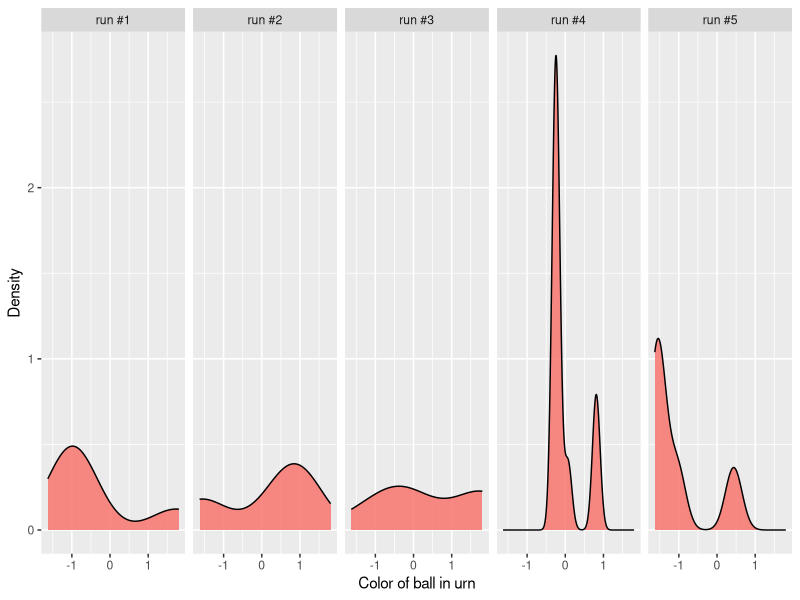
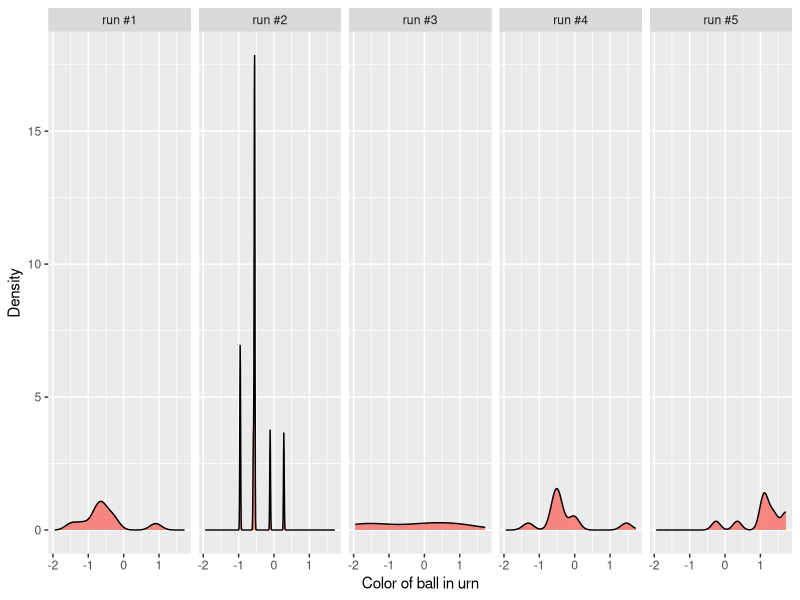
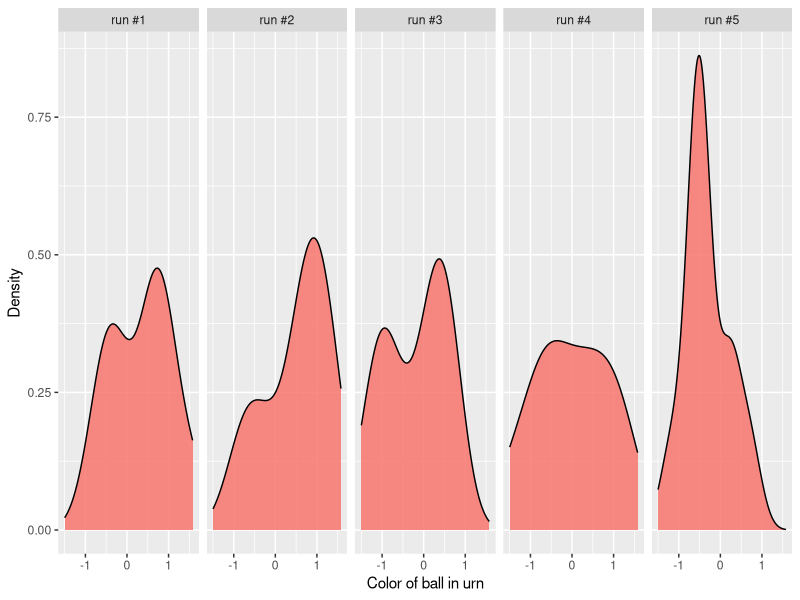

Source code (R) for these figures, in order:
library(ggplot2)
polya_urn_model = function(base_color_distribution, num_balls, alpha) {
  balls = c()
  
  for (i in 1:num_balls) {
    if (runif(1) < alpha / (alpha + length(balls))) {
      new_color = base_color_distribution()
      balls = c(balls, new_color)
    } else {
      ball = balls[sample(1:length(balls), 1)]
      balls = c(balls, ball)
    }
  }
  
  balls
}

polya_urn_model_plots = function(num_balls, alpha) {

  x1 = polya_urn_model(function() rnorm(1), num_balls, alpha)
  x2 = polya_urn_model(function() rnorm(1), num_balls, alpha)
  x3 = polya_urn_model(function() rnorm(1), num_balls, alpha)
  x4 = polya_urn_model(function() rnorm(1), num_balls, alpha)
  x5 = polya_urn_model(function() rnorm(1), num_balls, alpha)
  
  d1 = data.frame(x = x1, type = "run #1")
  d2 = data.frame(x = x2, type = "run #2")
  d3 = data.frame(x = x3, type = "run #3")
  d4 = data.frame(x = x4, type = "run #4")
  d5 = data.frame(x = x5, type = "run #5")
  d = rbind(d1, d2, d3, d4, d5)
  par(mfrow=c(3,1))
  pl <- qplot(x = x, data = d, geom = "density", fill = 'green', alpha = I(0.85), xlab = "Color of ball in urn", ylab = "Density") +
     facet_grid( . ~ type )
  pl + theme(legend.position="none")
}

png("plots/polya-urn-1.png", width =600, height =200)
polya_urn_model_plots(10, 1)
dev.off()

png("plots/polya-urn-5.png", width =600, height =200)
polya_urn_model_plots(10, 5)
dev.off()

png("plots/polya-urn-50.png", width =600, height =200)
polya_urn_model_plots(10, 50)
dev.off()
